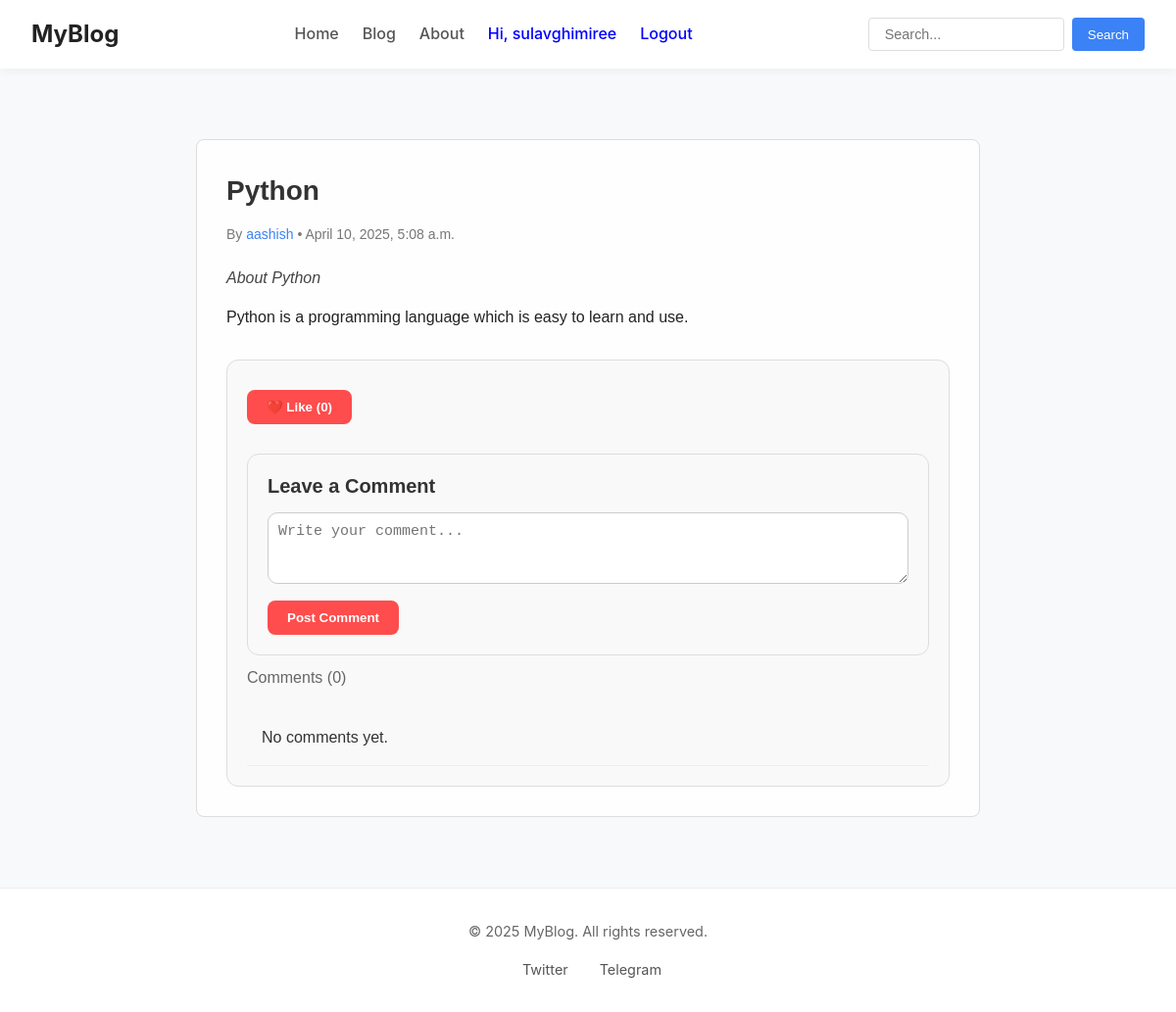
The app's page /blog/5/ (signed in), older data.
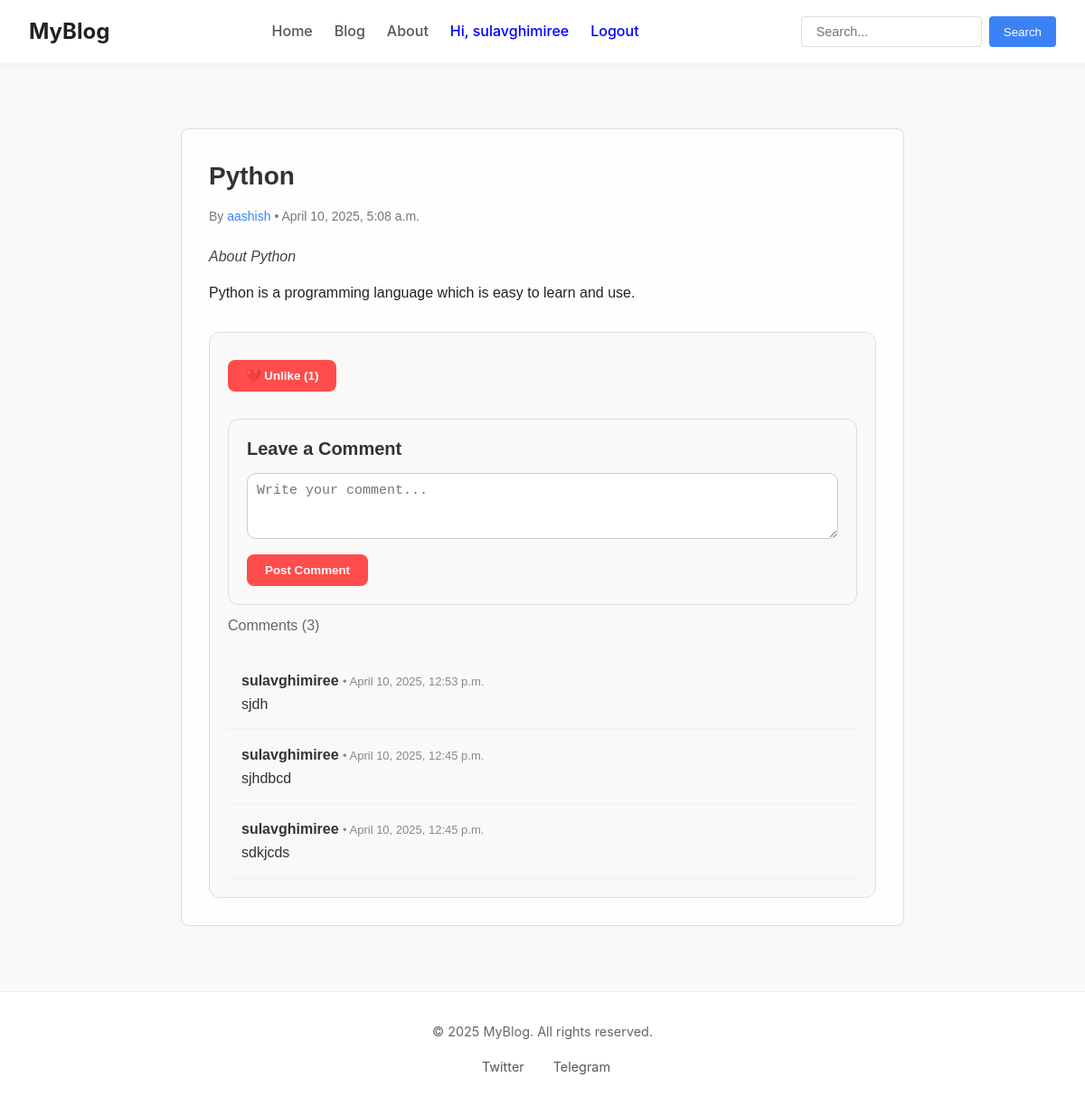
The same page, newer data.
### blog_app/models.py (models this page shows, shortened)
class Blog(models.Model):
    title = models.CharField(max_length=200)
    short_desc = models.CharField(max_length=200)
    content = models.TextField()
    author = models.ForeignKey(User, on_delete=models.CASCADE)
    created = models.DateTimeField(auto_now_add=True)
    updated = models.DateTimeField(auto_now=True)
    is_published = models.BooleanField(default=False)

class Comment(models.Model):
    blog = models.ForeignKey('Blog', on_delete=models.CASCADE, related_name="comments")
    user = models.ForeignKey(User, on_delete=models.CASCADE)
    content = models.TextField()
    created = models.DateTimeField(auto_now_add=True)

### blog_app/views.py (the view, shortened to what this page needs)
# urls.py: path('blog/<int:pk>/', views.blog_detail, name="blog-detail"),
def blog_detail(request, pk):
    blog = get_object_or_404(Blog, pk=pk, is_published=True)
    user_has_liked = blog.likes.filter(user=request.user).exists() if request.user.is_authenticated else False
    return render(request, 'blog_app/blog_detail.html', {"blog":blog, "comments":blog.comments.all().order_by('-created'), "likes": blog.likes.all(), "user_has_liked": user_has_liked})

### blog_app/templates/blog_app/blog_detail.html (shortened to what this page needs)
{% extends 'base.html' %} {% block content %}
<div class="blog-detail-container">
  <div class="blog-detail-title">{{ blog.title }}</div>
  <div class="blog-detail-meta">
    By
    <a href="{% url 'user-profile' blog.author.username %}"
      >{{ blog.author.username }}</a
    >
    • {{blog.created}}
  </div>
  <div class="blog-detail-short-desc">{{ blog.short_desc }}</div>
  <div class="blog-detail-content">{{ blog.content|linebreaks }}</div>
  {% if user.is_authenticated %}
  <div class="like-box">
    <form method="post">
      {% csrf_token %} {% if user_has_liked %}
      <button type="submit" name="action" value="unlike">
        💔 Unlike ({{ likes.count }})
      </button>
      {% else %}
      <button type="submit" name="action" value="like">
        ❤️ Like ({{ likes.count }})
      </button>
      {% endif %}
    </form>
    <div>
      <div class="comment-box">
        <h3>Leave a Comment</h3>
        <form method="post">
          <textarea
            name="comment"
            rows="3"
            placeholder="Write your comment..."
            required
          ></textarea>
          <br />
          <button type="submit" name="action" value="comment">
            Post Comment
          </button>
        </form>
      </div>
      <div class="comment-count">Comments ({{ comments.count }})</div>
      <ul class="comment-list">
        {% for comment in comments %}
        <li class="comment-item">
          <strong>{{ comment.user.username }}</strong>
          <small> • {{ comment.created }}</small>
          <div>{{ comment.content }}</div>
        </li>
        {% empty %}
        <li class="comment-item">No comments yet.</li>
        {% endfor %}
      </ul>
    </div>
  </div>
  {% endif %}
</div>
{% endblock %}

### templates/base.html (shortened to what this page needs)
{% load static %}
<!DOCTYPE html>
<html lang="en">
  <head>
    <link rel="stylesheet" href="{% static 'styles.css' %}" />
    <link rel="stylesheet" href="{% static 'styles2.css' %}" />
    <link rel="stylesheet" href="{% static 'styles3.css' %}" />
  </head>
  <body>
    <header>
      <nav>
        <div class="mobile-header">
          <div class="nav-left">
            <a href="{% url 'home' %}">MyBlog</a>
          </div>
        </div>
        <div class="nav-center" id="nav-menu">
          <a href="{% url 'home' %}">Home</a>
          <a href="{% url 'blog-list' %}">Blog</a>
          <a href="{% url 'about-view' %}">About</a>
          {% if user.is_authenticated %}
          <a style="color: blue" href="{% url 'user-profile' user.username %}"
            >Hi, {{ user.username }}</a
          >
          <a style="color: blue" href="{% url 'logout-user' %}">Logout</a>
          {% else %}
          <a style="color: blue" href="{% url 'login-page' %}">Login</a>
          <a style="color: blue" href="{% url 'signup-page' %}">Signup</a>
          {% endif %}
        </div>
        <div class="nav-right">
          <form class="search-form" method="GET" action="{% url 'blog-list' %}">
            <input type="text" name="q" placeholder="Search..." />
            <button type="submit">Search</button>
          </form>
        </div>
      </nav>
    </header>
    <main>{% block content %} {% endblock %}</main>
    <footer>
      <p>&copy; {{ year|default:"2025" }} MyBlog. All rights reserved.</p>
      <div class="social-icons">
        <a href="https://twitter.com" target="_blank" rel="noopener">
           Twitter
        </a>
        <a href="https://t.me" target="_blank" rel="noopener">
           Telegram
        </a>
      </div>
    </footer>
  </body>
</html>

### static/styles.css (style rules this page uses)
* { margin: 0; padding: 0; box-sizing: border-box; }
body { font-family: 'Inter', -apple-system, BlinkMacSystemFont, 'Segoe UI', Roboto, Oxygen, Ubuntu, sans-serif; line-height: 1.6; color: #333; background-color: #f8f9fa; display: flex; flex-direction: column; min-height: 100vh; }
h1, h2, h3, h4, h5, h6 { font-weight: 700; line-height: 1.2; margin-bottom: 1rem; color: #222; }
a { color: #3b82f6; text-decoration: none; transition: color 0.2s ease; }
main { flex: 1; padding: 2rem; max-width: 1200px; width: 100%; margin: 0 auto; }
header { background-color: #fff; box-shadow: 0 2px 10px rgba(0, 0, 0, 0.05); position: sticky; top: 0; z-index: 100; }
nav { display: flex; justify-content: space-between; align-items: center; padding: 1rem 2rem; max-width: 1200px; margin: 0 auto; }
.nav-left a { font-size: 1.5rem; font-weight: 700; color: #222; }
.nav-center { display: flex; gap: 1.5rem; }
.nav-center a { color: #555; font-weight: 500; position: relative; }
.nav-center a::after { content: ''; position: absolute; bottom: -5px; left: 0; width: 0; height: 2px; background-color: #3b82f6; transition: width 0.3s ease; }
.nav-right { display: flex; align-items: center; gap: 1rem; }
.nav-right form { display: flex; position: relative; }
.nav-right input { padding: 0.5rem 1rem; border: 1px solid #ddd; border-radius: 4px; font-size: 0.9rem; width: 200px; transition: all 0.3s ease; }
.nav-right button { background-color: #3b82f6; color: white; border: none; border-radius: 4px; padding: 0.5rem 1rem; margin-left: 0.5rem; cursor: pointer; font-weight: 500; transition: background-color 0.2s ease; }
footer { background-color: #fff; border-top: 1px solid #eee; padding: 2rem; text-align: center; font-size: 0.9rem; color: #666; }
.social-icons { display: flex; justify-content: center; gap: 1.5rem; margin-top: 1rem; }
.social-icons a { display: flex; align-items: center; gap: 0.5rem; color: #555; transition: color 0.2s ease; }

### blog_app/templates/blog_app/blog_detail.html (style rules this page uses)
.blog-detail-container { max-width: 800px; margin: 40px auto; padding: 30px; background-color: #fefefe; border: 1px solid #ddd; border-radius: 8px; font-family: Arial, sans-serif; }
.blog-detail-title { font-size: 28px; font-weight: bold; color: #333; margin-bottom: 10px; }
.blog-detail-meta { color: #777; font-size: 14px; margin-bottom: 20px; }
.blog-detail-short-desc { font-style: italic; color: #444; margin-bottom: 15px; }
.blog-detail-content { font-size: 16px; line-height: 1.6; color: #222; }
.comment-box, .like-box { border: 1px solid #ddd; border-radius: 12px; padding: 20px; margin-top: 30px; background-color: #f9f9f9; }
.comment-box h3, .like-box h3 { margin-bottom: 15px; font-size: 20px; color: #333; }
.comment-box textarea { width: 100%; border: 1px solid #ccc; border-radius: 10px; padding: 10px; resize: vertical; font-size: 15px; }
.comment-box button, .like-box button { background-color: #ff4c4c; color: white; border: none; padding: 10px 20px; margin-top: 10px; border-radius: 8px; cursor: pointer; transition: background-color 0.3s; font-weight: bold; }
.comment-list { margin-top: 20px; list-style: none; padding: 0; }
.comment-item { padding: 15px; border-bottom: 1px solid #eee; }
.comment-item strong { color: #333; }
.comment-item small { color: #888; font-size: 13px; }
.like-box form { display: inline; }
.comment-count { margin-top: 10px; font-size: 16px; color: #666; }

Row changes from the older to the newer data that the page shows:
computed for Blog "Python": count "0" → "1"
added Comment: user.username "sulavghimiree", created "April 10, 2025, 12:53 p.m.", content "sjdh"
added Comment: user.username "sulavghimiree", created "April 10, 2025, 12:45 p.m.", content "sjhdbcd"
added Comment: user.username "sulavghimiree", created "April 10, 2025, 12:45 p.m.", content "sdkjcds"
Text that changed along with them:
{{ comments.count }}: "0" → "3"
text no longer shown: "❤️ Like ( No comments yet."
text now shown: "💔 Unlike ("
